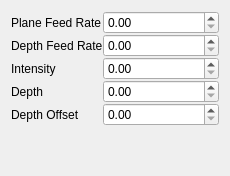
<?xml version="1.0" encoding="UTF-8"?>
<ui version="4.0">
 <class>Path</class>
 <widget class="QWidget" name="Path">
  <property name="geometry">
   <rect>
    <x>0</x>
    <y>0</y>
    <width>230</width>
    <height>176</height>
   </rect>
  </property>
  <property name="windowTitle">
   <string>Form</string>
  </property>
  <layout class="QVBoxLayout" name="verticalLayout">
   <item>
    <widget class="QStackedWidget" name="stackedWidget">
     <property name="currentIndex">
      <number>0</number>
     </property>
     <widget class="QWidget" name="pagePathSelected">
      <layout class="QVBoxLayout" name="verticalLayout_2">
       <property name="spacing">
        <number>0</number>
       </property>
       <property name="leftMargin">
        <number>0</number>
       </property>
       <property name="topMargin">
        <number>0</number>
       </property>
       <property name="rightMargin">
        <number>0</number>
       </property>
       <property name="bottomMargin">
        <number>0</number>
       </property>
       <item>
        <layout class="QFormLayout" name="formLayout">
         <property name="sizeConstraint">
          <enum>QLayout::SetDefaultConstraint</enum>
         </property>
         <property name="fieldGrowthPolicy">
          <enum>QFormLayout::AllNonFixedFieldsGrow</enum>
         </property>
         <property name="formAlignment">
          <set>Qt::AlignLeading|Qt::AlignLeft|Qt::AlignTop</set>
         </property>
         <item row="0" column="0">
          <widget class="QLabel" name="label">
           <property name="text">
            <string>Plane Feed Rate</string>
           </property>
          </widget>
         </item>
         <item row="0" column="1">
          <widget class="QDoubleSpinBox" name="planeFeedRate">
           <property name="keyboardTracking">
            <bool>false</bool>
           </property>
           <property name="maximum">
            <double>9999.989999999999782</double>
           </property>
          </widget>
         </item>
         <item row="2" column="0">
          <widget class="QLabel" name="label_3">
           <property name="text">
            <string>Intensity</string>
           </property>
          </widget>
         </item>
         <item row="2" column="1">
          <widget class="QDoubleSpinBox" name="intensity">
           <property name="keyboardTracking">
            <bool>false</bool>
           </property>
           <property name="maximum">
            <double>9999.989999999999782</double>
           </property>
          </widget>
         </item>
         <item row="3" column="0">
          <widget class="QLabel" name="depthLabel">
           <property name="text">
            <string>Depth</string>
           </property>
          </widget>
         </item>
         <item row="3" column="1">
          <widget class="QDoubleSpinBox" name="depth">
           <property name="keyboardTracking">
            <bool>false</bool>
           </property>
           <property name="maximum">
            <double>9999.989999999999782</double>
           </property>
           <property name="singleStep">
            <double>0.100000000000000</double>
           </property>
          </widget>
         </item>
         <item row="4" column="0">
          <widget class="QLabel" name="depthOffsetLabel">
           <property name="text">
            <string>Depth Offset</string>
           </property>
          </widget>
         </item>
         <item row="4" column="1">
          <widget class="QDoubleSpinBox" name="depthOffset">
           <property name="keyboardTracking">
            <bool>false</bool>
           </property>
           <property name="maximum">
            <double>9999.989999999999782</double>
           </property>
           <property name="singleStep">
            <double>0.100000000000000</double>
           </property>
          </widget>
         </item>
         <item row="1" column="0">
          <widget class="QLabel" name="label_4">
           <property name="text">
            <string>Depth Feed Rate</string>
           </property>
          </widget>
         </item>
         <item row="1" column="1">
          <widget class="QDoubleSpinBox" name="depthFeedRate">
           <property name="keyboardTracking">
            <bool>false</bool>
           </property>
           <property name="maximum">
            <double>9999.989999999999782</double>
           </property>
          </widget>
         </item>
        </layout>
       </item>
      </layout>
     </widget>
     <widget class="QWidget" name="pageNoSelection">
      <layout class="QVBoxLayout" name="verticalLayout_4"/>
     </widget>
    </widget>
   </item>
  </layout>
 </widget>
 <resources/>
 <connections/>
</ui>
